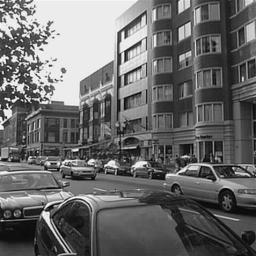
#> input picture img/originals/100.jpg, 256 x 256 px, given in place of 1.jpg, which was not available
$ python Scale.py
#> lines starting #> are read from the running program, lines starting #| are printed output that depends on the picture; pictures that were not available may be replaced by others from this repository, and a replacement may not be noted
#> further down, image is the input picture: shape (256, 256); min 0, max 255, mean 106.6
from skimage import io, transform, img_as_ubyte
import numpy as np

def scale(image, scale_value):
    """
    Escala una imagen y la centra en un lienzo negro con las dimensiones originales.

    Args:
        image (numpy.ndarray): Imagen de entrada.
        scale_value (float): Porcentaje de escala (por ejemplo, 50 para reducir al 50%).

    Returns:
        numpy.ndarray: Imagen escalada y centrada en un lienzo negro.
    """
#> called with scale_value = 90
    # Obtener las dimensiones originales de la imagen
    original_height, original_width = image.shape[:2]
#> original_height = 256; original_width = 256

    # Calcular las nuevas dimensiones
    new_width = int(original_width * scale_value / 100)
#> new_width = 230
    new_height = int(original_height * scale_value / 100)
#> new_height = 230

    # Redimensionar la imagen manteniendo la proporción
    resized_image = transform.resize(image, (new_height, new_width), anti_aliasing=True, preserve_range=True)
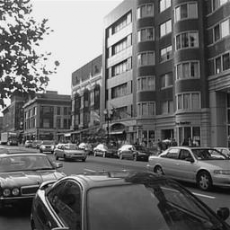
#> resized_image: shape (230, 230) float64; min 2.36, max 252.6, mean 106.6

    # Convertir la imagen redimensionada a uint8 (necesario para manipular en un lienzo negro)
    resized_image = resized_image.astype(np.uint8)

    # Crear un lienzo negro con las dimensiones originales
    output_image = np.zeros((original_height, original_width), dtype=np.uint8)

    # Calcular las coordenadas para centrar la imagen redimensionada
    x_offset = (original_width - new_width) // 2
#> x_offset = 13
    y_offset = (original_height - new_height) // 2
#> y_offset = 13

    # Colocar la imagen redimensionada en el centro del lienzo negro
    output_image[y_offset:y_offset+new_height, x_offset:x_offset+new_width] = resized_image
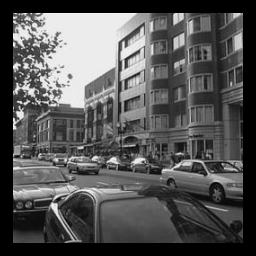
#> output_image: shape (256, 256); min 0, max 252, mean 85.7

    return output_image
for i in range(1, 293):
    image = io.imread(f'img/originals/{i}.jpg')
    scaled_image = scale(image, 90)
    io.imsave(f'img/scale/90/{i}.jpg', img_as_ubyte(scaled_image))
#> pass 2 of the loop `for i in range(1, 293):`:
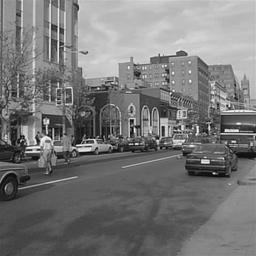
#> input picture img/originals/101.jpg, 256 x 256 px, given in place of 2.jpg, which was not available
#> image is the input picture: shape (256, 256); min 0, max 252, mean 119.8
#> in scale (call 2), `resized_image = transform.resize(image, (new_height, new_width), anti_..`:
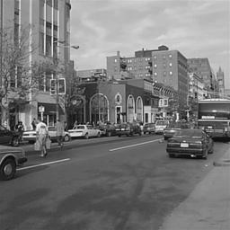
#> resized_image: shape (230, 230) float64; min 11.05, max 248.7, mean 119.9
#> in scale (call 2), `output_image[y_offset:y_offset+new_height, x_offset:x_offset+new_width..`:
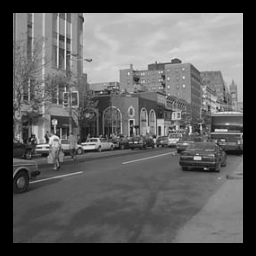
#> output_image: shape (256, 256); min 0, max 248, mean 96.4
#> (the run stopped early here; a loop or call above may not have finished)
